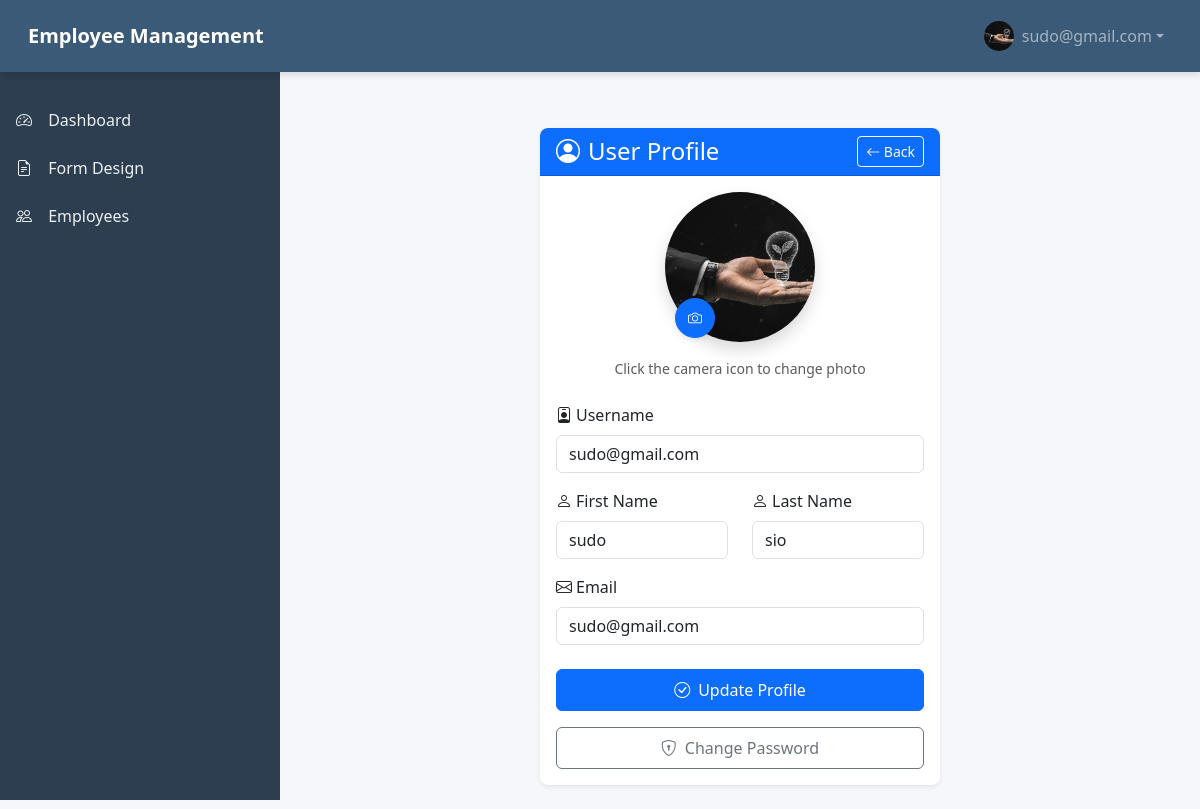
/profile/ (signed in), run on the app's committed database.
### employees/models.py (models this page shows, shortened)
class CustomUser(AbstractUser):
    email = models.EmailField(_('email address'), unique=True)
    profile_picture = models.ImageField(upload_to='profile_pics/', null=True, blank=True)
    USERNAME_FIELD = 'email'
    REQUIRED_FIELDS = ['username']

### employees/views.py (the view)
# urls.py: path('profile/', profile_view, name='profile'),
@login_required
def profile_view(request):
    if request.method == 'POST':
        form = ProfileUpdateForm(request.POST, request.FILES, instance=request.user)
        if form.is_valid():
            form.save()
            return redirect('profile')
    else:
        form = ProfileUpdateForm(instance=request.user)
    return render(request, 'employees/profile.html', {'form': form})

### employees/forms.py
class ProfileUpdateForm(forms.ModelForm):
    class Meta:
        model = CustomUser
        fields = ('username', 'first_name', 'last_name', 'email', 'profile_picture')

### employees/templates/employees/profile.html (shortened to what this page needs)
{% extends "base.html" %}
{% block content %}
<div class="container-fluid px-4" style="margin-top: 80px;">
    <div class="row justify-content-center">
        <div class="col-md-8 col-lg-6">
            <div class="card mt-4 border-0 shadow-sm">
                <div class="card-header bg-primary text-white rounded-top">
                    <div class="d-flex justify-content-between align-items-center">
                        <h4 class="mb-0"><i class="bi bi-person-circle me-2"></i>User Profile</h4>
                        <a href="{% url 'dashboard' %}" class="btn btn-sm btn-outline-light">
                            <i class="bi bi-arrow-left"></i> Back
                        </a>
                    </div>
                </div>
                <div class="card-body">
                    <form method="post" enctype="multipart/form-data" id="profileForm">
                        <div class="mb-4 text-center position-relative">
                            <div class="avatar-upload">
                                {% if request.user.profile_picture %}
                                    <img id="profilePreview" src="{{ request.user.profile_picture.url }}" class="rounded-circle shadow mb-3" width="150" height="150" style="object-fit: cover;">
                                {% else %}
                                    <div id="profilePreview" class="bg-light rounded-circle d-flex align-items-center justify-content-center mb-3 shadow" style="width: 150px; height: 150px; margin: 0 auto;">
                                        <i class="bi bi-person" style="font-size: 3rem; color: #6c757d;"></i>
                                    </div>
                                {% endif %}
                                <div class="avatar-edit position-absolute" style="bottom: 20px; right: calc(50% - 75px + 100px);">
                                    <label for="id_profile_picture" class="btn btn-primary btn-sm rounded-circle shadow-sm" style="width: 40px; height: 40px;">
                                        <i class="bi bi-camera"></i>
                                    </label>
                                </div>
                            </div>
                            <small class="text-muted d-block">Click the camera icon to change photo</small>
                        </div>
                        <div class="mb-3">
                            <label for="{{ form.username.id_for_label }}" class="form-label">
                                <i class="bi bi-person-badge me-1"></i>Username
                            </label>
                            {{ form.username }}
                        </div>
                        <div class="row">
                            <div class="col-md-6 mb-3">
                                <label for="{{ form.first_name.id_for_label }}" class="form-label">
                                    <i class="bi bi-person me-1"></i>First Name
                                </label>
                                {{ form.first_name }}
                            </div>
                            <div class="col-md-6 mb-3">
                                <label for="{{ form.last_name.id_for_label }}" class="form-label">
                                    <i class="bi bi-person me-1"></i>Last Name
                                </label>
                                {{ form.last_name }}
                            </div>
                        </div>
                        <div class="mb-4">
                            <label for="{{ form.email.id_for_label }}" class="form-label">
                                <i class="bi bi-envelope me-1"></i>Email
                            </label>
                            {{ form.email }}
                        </div>
                        <div class="d-grid gap-3">
                            <button type="submit" class="btn btn-primary py-2">
                                <i class="bi bi-check-circle me-2"></i>Update Profile
                            </button>
                            <a href="{% url 'change_password' %}" class="btn btn-outline-secondary py-2">
                                <i class="bi bi-shield-lock me-2"></i>Change Password
                            </a>
                        </div>
                    </form>
                </div>
            </div>
        </div>
    </div>
</div>
<div class="position-fixed bottom-0 end-0 p-3" style="z-index: 11">
</div>
{% endblock %}

### templates/base.html (shortened to what this page needs)
<!DOCTYPE html>
<html lang="en">
<head>
    <link href="https://cdn.jsdelivr.net/npm/bootstrap@5.3.0/dist/css/bootstrap.min.css" rel="stylesheet">
    <link rel="stylesheet" href="https://cdn.jsdelivr.net/npm/bootstrap-icons@1.10.0/font/bootstrap-icons.css">
</head>
<body>
    <nav class="navbar navbar-expand-lg navbar-dark fixed-top">
        <div class="container-fluid">
            <a class="navbar-brand fw-bold" href="{% url 'dashboard' %}">
                Employee Management
            </a>
            <div class="collapse navbar-collapse" id="navbarNav">
                <ul class="navbar-nav ms-auto">
                    <li class="nav-item dropdown">
                        <a class="nav-link dropdown-toggle d-flex align-items-center" href="#" id="navbarDropdown" role="button" data-bs-toggle="dropdown">
                            {% if request.user.profile_picture %}
                                <img src="{{ request.user.profile_picture.url }}" class="rounded-circle me-2" width="30" height="30" style="object-fit: cover;">
                            {% else %}
                                <div class="rounded-circle bg-secondary me-2 d-flex align-items-center justify-content-center" style="width: 30px; height: 30px;">
                                    <i class="bi bi-person text-white" style="font-size: 0.8rem;"></i>
                                </div>
                            {% endif %}
                            <span>{{ request.user.username }}</span>
                        </a>
                    </li>
                </ul>
            </div>
        </div>
    </nav>
    <div class="sidebar" id="sidebar">
        <div class="sidebar-header px-3 py-4">
            <h5 class="mb-0 fw-bold text-center">Menu</h5>
        </div>
        <div class="list-group list-group-flush mt-2">
            <a href="{% url 'dashboard' %}" class="list-group-item list-group-item-action {% if request.path == '/' %}active{% endif %}">
                <i class="bi bi-speedometer2"></i> Dashboard
            </a>
            <a href="{% url 'form_design' %}" class="list-group-item list-group-item-action {% if 'forms' in request.path %}active{% endif %}">
                <i class="bi bi-file-earmark-text"></i> Form Design
            </a>
            <a href="{% url 'employee_list' %}" class="list-group-item list-group-item-action {% if 'employee' in request.path %}active{% endif %}">
                <i class="bi bi-people"></i> Employees
            </a>
        </div>
    </div>
    <div class="main-content" id="mainContent">
        {% block content %}{% endblock %}
    </div>
</body>
</html>

### templates/base.html (style rules this page uses)
:root { --sidebar-width: 280px; --sidebar-bg: #2c3e50; --sidebar-color: #ecf0f1; --sidebar-active-bg: #34495e; --navbar-bg: #3a5a78; --card-shadow: 0 4px 6px rgba(0, 0, 0, 0.1); }
body { font-family: 'Segoe UI', Tahoma, Geneva, Verdana, sans-serif; background-color: #f5f7fa; color: #333; }
.navbar { background-color: var(--navbar-bg); box-shadow: var(--card-shadow); padding: 0.8rem 1rem; }
.sidebar { height: 100vh; position: fixed; left: 0; width: var(--sidebar-width); background-color: var(--sidebar-bg); color: var(--sidebar-color); padding-top: 1rem; transition: all 0.3s; z-index: 1000; }
.sidebar .list-group-item { background-color: transparent; color: var(--sidebar-color); border: none; border-radius: 0.25rem; padding: 0.75rem 1rem; transition: all 0.2s; }
.sidebar .list-group-item i { margin-right: 0.75rem; width: 1.25rem; text-align: center; }
.main-content { margin-left: var(--sidebar-width); padding: 1.5rem; min-height: calc(100vh - 56px); transition: all 0.3s; }
.card { border: none; border-radius: 0.5rem; box-shadow: var(--card-shadow); transition: transform 0.2s; }

### employees/templates/employees/profile.html (style rules this page uses)
.avatar-upload { position: relative; max-width: 150px; margin: 0 auto; }
.avatar-edit { position: absolute; right: 0; z-index: 1; bottom: 0; }
.avatar-edit label { display: flex; align-items: center; justify-content: center; width: 34px; height: 34px; margin-bottom: 0; cursor: pointer; }
.card { border-radius: 0.5rem; overflow: hidden; }

### data on the page
CustomUser: user.profile_picture (picture), user.username "sudo@gmail.com", username "sudo@gmail.com", first_name "sudo", last_name "sio", email "sudo@gmail.com"
